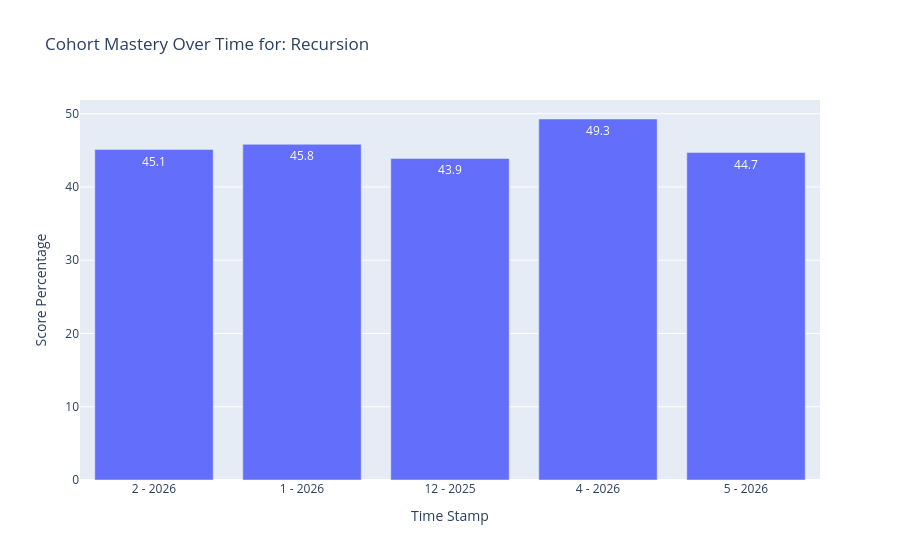

Here is the notebook cell this chart was saved with:
### Code cell
df = load_df_from_mongo('recursion_over_time')

fig = px.bar(df, 
             x='timestamp', 
             y='score_pct',
             text_auto='0.1f',template='plotly',
             labels={'timestamp':'Time Stamp', 'score_pct':'Score Percentage'},
             title=f'Cohort Mastery Over Time for: {weakest_concept}')
fig.show()

### Figure 1 — Plotly figure (JSON) as saved in the notebook; plotly's stock layout.template omitted (floating-point values rounded to 4 significant figures; data arrays with more than 128 entries replaced by an {"elided": "..."} marker saying what was removed)
{"data": [{"hovertemplate": "Time Stamp=%{x}<br>Score Percentage=%{y}<extra></extra>", "legendgroup": "", "marker": {"color": "#636efa", "pattern": {"shape": ""}}, "name": "", "orientation": "v", "showlegend": false, "textposition": "auto", "texttemplate": "%{y:0.1f}", "type": "bar", "x": {"elided": "504 str values"}, "xaxis": "x", "y": {"elided": "504 float values"}, "yaxis": "y"}], "layout": {"barmode": "relative", "legend": {"tracegroupgap": 0}, "title": {"text": "Cohort Mastery Over Time for: Recursion"}, "xaxis": {"anchor": "y", "domain": [0, 1], "title": {"text": "Time Stamp"}}, "yaxis": {"anchor": "x", "domain": [0, 1], "title": {"text": "Score Percentage"}}}}
